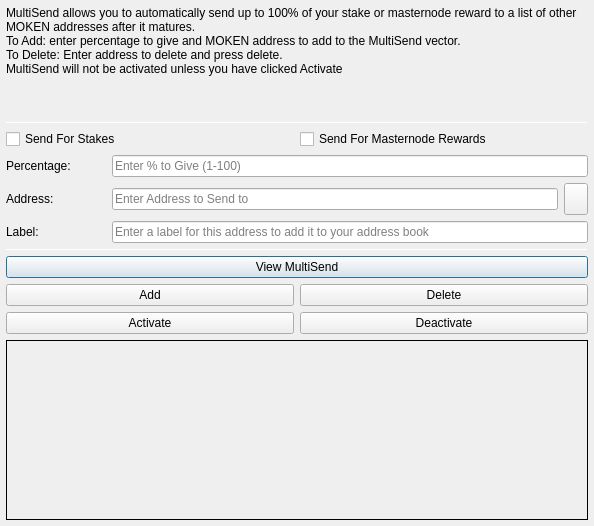
<?xml version="1.0" encoding="UTF-8"?>
<ui version="4.0">
 <class>MultiSendDialog</class>
 <widget class="QDialog" name="MultiSendDialog">
  <property name="windowModality">
   <enum>Qt::NonModal</enum>
  </property>
  <property name="geometry">
   <rect>
    <x>0</x>
    <y>0</y>
    <width>594</width>
    <height>526</height>
   </rect>
  </property>
  <property name="windowTitle">
   <string>MultiSend</string>
  </property>
  <layout class="QVBoxLayout" name="verticalLayout" stretch="0">
   <property name="leftMargin">
    <number>6</number>
   </property>
   <property name="topMargin">
    <number>6</number>
   </property>
   <property name="rightMargin">
    <number>6</number>
   </property>
   <property name="bottomMargin">
    <number>6</number>
   </property>
   <item>
    <layout class="QVBoxLayout" name="verticalLayout_Main" stretch="1,1,1,0,1,1,1">
     <item>
      <widget class="QLabel" name="label_2">
       <property name="lineWidth">
        <number>1</number>
       </property>
       <property name="text">
        <string>MultiSend allows you to automatically send up to 100% of your stake or masternode reward to a list of other MOKEN addresses after it matures.
To Add: enter percentage to give and MOKEN address to add to the MultiSend vector.
To Delete: Enter address to delete and press delete.
MultiSend will not be activated unless you have clicked Activate</string>
       </property>
       <property name="alignment">
        <set>Qt::AlignLeading|Qt::AlignLeft|Qt::AlignTop</set>
       </property>
       <property name="wordWrap">
        <bool>true</bool>
       </property>
      </widget>
     </item>
     <item>
      <widget class="Line" name="line">
       <property name="minimumSize">
        <size>
         <width>0</width>
         <height>1</height>
        </size>
       </property>
       <property name="maximumSize">
        <size>
         <width>16777215</width>
         <height>1</height>
        </size>
       </property>
       <property name="orientation">
        <enum>Qt::Horizontal</enum>
       </property>
      </widget>
     </item>
     <item>
      <layout class="QVBoxLayout" name="verticalLayout_Settings">
       <item>
        <layout class="QHBoxLayout" name="horizontalLayout">
         <item>
          <widget class="QCheckBox" name="multiSendStakeCheckBox">
           <property name="text">
            <string>Send For Stakes</string>
           </property>
          </widget>
         </item>
         <item>
          <widget class="QCheckBox" name="multiSendMasternodeCheckBox">
           <property name="text">
            <string>Send For Masternode Rewards</string>
           </property>
          </widget>
         </item>
        </layout>
       </item>
       <item>
        <layout class="QHBoxLayout" name="horizontalLayout_6">
         <item>
          <widget class="QLabel" name="label">
           <property name="minimumSize">
            <size>
             <width>100</width>
             <height>0</height>
            </size>
           </property>
           <property name="toolTip">
            <string>Percentage of stake to send</string>
           </property>
           <property name="text">
            <string>Percentage:</string>
           </property>
          </widget>
         </item>
         <item>
          <widget class="QLineEdit" name="multiSendPercentEdit">
           <property name="toolTip">
            <string>Enter whole numbers 1 - 100</string>
           </property>
           <property name="placeholderText">
            <string>Enter % to Give (1-100)</string>
           </property>
          </widget>
         </item>
        </layout>
       </item>
       <item>
        <layout class="QHBoxLayout" name="horizontalLayout_7">
         <item>
          <widget class="QLabel" name="label_5">
           <property name="minimumSize">
            <size>
             <width>100</width>
             <height>0</height>
            </size>
           </property>
           <property name="toolTip">
            <string>Address to send portion of stake to</string>
           </property>
           <property name="text">
            <string>Address:</string>
           </property>
          </widget>
         </item>
         <item>
          <widget class="QLineEdit" name="multiSendAddressEdit">
           <property name="toolTip">
            <string/>
           </property>
           <property name="placeholderText">
            <string>Enter Address to Send to</string>
           </property>
          </widget>
         </item>
         <item>
          <widget class="QToolButton" name="addressBookButton">
           <property name="maximumSize">
            <size>
             <width>16777215</width>
             <height>32</height>
            </size>
           </property>
           <property name="toolTip">
            <string>Choose an address from the address book</string>
           </property>
           <property name="text">
            <string/>
           </property>
           <property name="icon">
            <iconset resource="../moken.qrc">
             <normaloff>:/icons/address-book</normaloff>:/icons/address-book</iconset>
           </property>
           <property name="shortcut">
            <string>Alt+A</string>
           </property>
          </widget>
         </item>
        </layout>
       </item>
      </layout>
     </item>
     <item>
      <layout class="QHBoxLayout" name="horizontalLayout_3">
       <item>
        <widget class="QLabel" name="label_3">
         <property name="minimumSize">
          <size>
           <width>100</width>
           <height>0</height>
          </size>
         </property>
         <property name="text">
          <string>Label:</string>
         </property>
        </widget>
       </item>
       <item>
        <widget class="QLineEdit" name="labelAddressLabelEdit">
         <property name="placeholderText">
          <string>Enter a label for this address to add it to your address book</string>
         </property>
        </widget>
       </item>
      </layout>
     </item>
     <item>
      <widget class="Line" name="line_2">
       <property name="minimumSize">
        <size>
         <width>0</width>
         <height>1</height>
        </size>
       </property>
       <property name="maximumSize">
        <size>
         <width>16777215</width>
         <height>1</height>
        </size>
       </property>
       <property name="orientation">
        <enum>Qt::Horizontal</enum>
       </property>
      </widget>
     </item>
     <item>
      <layout class="QVBoxLayout" name="verticalLayout_Buttons">
       <item>
        <layout class="QHBoxLayout" name="horizontalLayout_4">
         <item>
          <widget class="QPushButton" name="viewButton">
           <property name="toolTip">
            <string/>
           </property>
           <property name="statusTip">
            <string>View MultiSend Vector</string>
           </property>
           <property name="text">
            <string>View MultiSend</string>
           </property>
          </widget>
         </item>
        </layout>
       </item>
       <item>
        <layout class="QHBoxLayout" name="horizontalLayout_2">
         <item>
          <widget class="QPushButton" name="addButton">
           <property name="toolTip">
            <string/>
           </property>
           <property name="statusTip">
            <string>Add to MultiSend Vector</string>
           </property>
           <property name="text">
            <string>Add</string>
           </property>
          </widget>
         </item>
         <item>
          <widget class="QPushButton" name="deleteButton">
           <property name="toolTip">
            <string/>
           </property>
           <property name="statusTip">
            <string>Delete Address From MultiSend Vector</string>
           </property>
           <property name="text">
            <string>Delete</string>
           </property>
          </widget>
         </item>
        </layout>
       </item>
       <item>
        <layout class="QHBoxLayout" name="horizontalLayout_5">
         <item>
          <widget class="QPushButton" name="activateButton">
           <property name="statusTip">
            <string>Activate MultiSend</string>
           </property>
           <property name="text">
            <string>Activate</string>
           </property>
          </widget>
         </item>
         <item>
          <widget class="QPushButton" name="disableButton">
           <property name="statusTip">
            <string>Deactivate MultiSend</string>
           </property>
           <property name="text">
            <string>Deactivate</string>
           </property>
          </widget>
         </item>
        </layout>
       </item>
      </layout>
     </item>
     <item>
      <widget class="QLabel" name="message">
       <property name="minimumSize">
        <size>
         <width>0</width>
         <height>180</height>
        </size>
       </property>
       <property name="frameShape">
        <enum>QFrame::Panel</enum>
       </property>
       <property name="frameShadow">
        <enum>QFrame::Plain</enum>
       </property>
       <property name="lineWidth">
        <number>1</number>
       </property>
       <property name="midLineWidth">
        <number>1</number>
       </property>
       <property name="text">
        <string/>
       </property>
       <property name="alignment">
        <set>Qt::AlignLeading|Qt::AlignLeft|Qt::AlignTop</set>
       </property>
       <property name="wordWrap">
        <bool>true</bool>
       </property>
      </widget>
     </item>
    </layout>
   </item>
  </layout>
 </widget>
 <resources>
  <include location="../moken.qrc"/>
 </resources>
 <connections/>
</ui>
